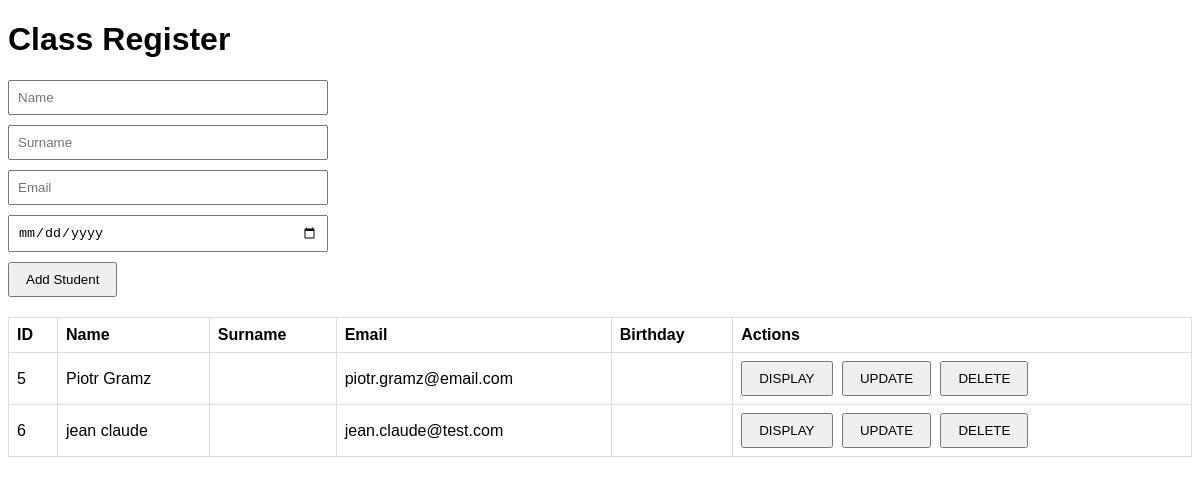
Page /students.php on the committed database.
### tables this page shows
CREATE TABLE `students` (
  `id` int(11) NOT NULL AUTO_INCREMENT,
  `name` varchar(255) NOT NULL,
  `password` varchar(255) NOT NULL,
  `department` varchar(255) NOT NULL,
  `phone_number` varchar(255) NOT NULL,
  `email` varchar(255) NOT NULL,
  PRIMARY KEY (`id`)
);

### students.php (the view, shortened to what this page needs)
<!DOCTYPE html>
<html>
<head>
</head>
<body>
<h1>Class Register</h1>
<form id="student-form" method="POST" action="">
    <input type="text" id="name" name="name" placeholder="Name" required>
    <input type="text" id="surname" name="surname" placeholder="Surname" required>
    <input type="email" id="email" name="email" placeholder="Email" required>
    <input type="date" id="birthday" name="birthday" required>
    <input type="submit" value="Add Student">
</form>
<table id="students-table">
    <thead>
        <tr>
            <th>ID</th>
            <th>Name</th>
            <th>Surname</th>
            <th>Email</th>
            <th>Birthday</th>
            <th>Actions</th>
        </tr>
    </thead>
    <tbody>
        <?php
        try {
            $db = new PDO('mysql:host=localhost;dbname=website', 'root', 'root');
            $db->setAttribute(PDO::ATTR_ERRMODE, PDO::ERRMODE_EXCEPTION);
        } catch (PDOException $e) {
            echo "<tr><td colspan='6'>Error: " . $e->getMessage() . "</td></tr>";
            exit;
        }
        $stmt = $db->query("SELECT * FROM students");
        while ($student = $stmt->fetch(PDO::FETCH_ASSOC)) {
            echo "<tr>";
            echo "<td>" . htmlspecialchars($student['id']) . "</td>";
            echo "<td>" . htmlspecialchars($student['name']) . "</td>";
            echo "<td>" . htmlspecialchars($student['surname']) . "</td>";
            echo "<td>" . htmlspecialchars($student['email']) . "</td>";
            echo "<td>" . htmlspecialchars($student['birthday']) . "</td>";
            echo "<td>
                    <button onclick='displayStudent(" . $student['id'] . ")'>DISPLAY</button>
                    <button onclick='updateStudent(" . $student['id'] . ")'>UPDATE</button>
                    <button onclick='deleteStudent(" . $student['id'] . ")'>DELETE</button>
                  </td>";
            echo "</tr>";
        }
        ?>
    </tbody>
</table>
</body>
</html>

### students.php (style rules this page uses)
body { font-family: Arial, sans-serif; }
form { margin-bottom: 20px; }
input[type="text"], input[type="email"], input[type="date"] { display: block; margin-bottom: 10px; padding: 8px; width: 300px; }
input[type="submit"] { padding: 8px 16px; }
table { width: 100%; border-collapse: collapse; }
th, td { border: 1px solid #ddd; padding: 8px; text-align: left; }
button { padding: 8px 16px; margin-right: 5px; }

### rows in the picture
students: id "5", name "Piotr Gramz", email "piotr.gramz@email.com"
students: id "6", name "jean claude", email "jean.claude@test.com"
